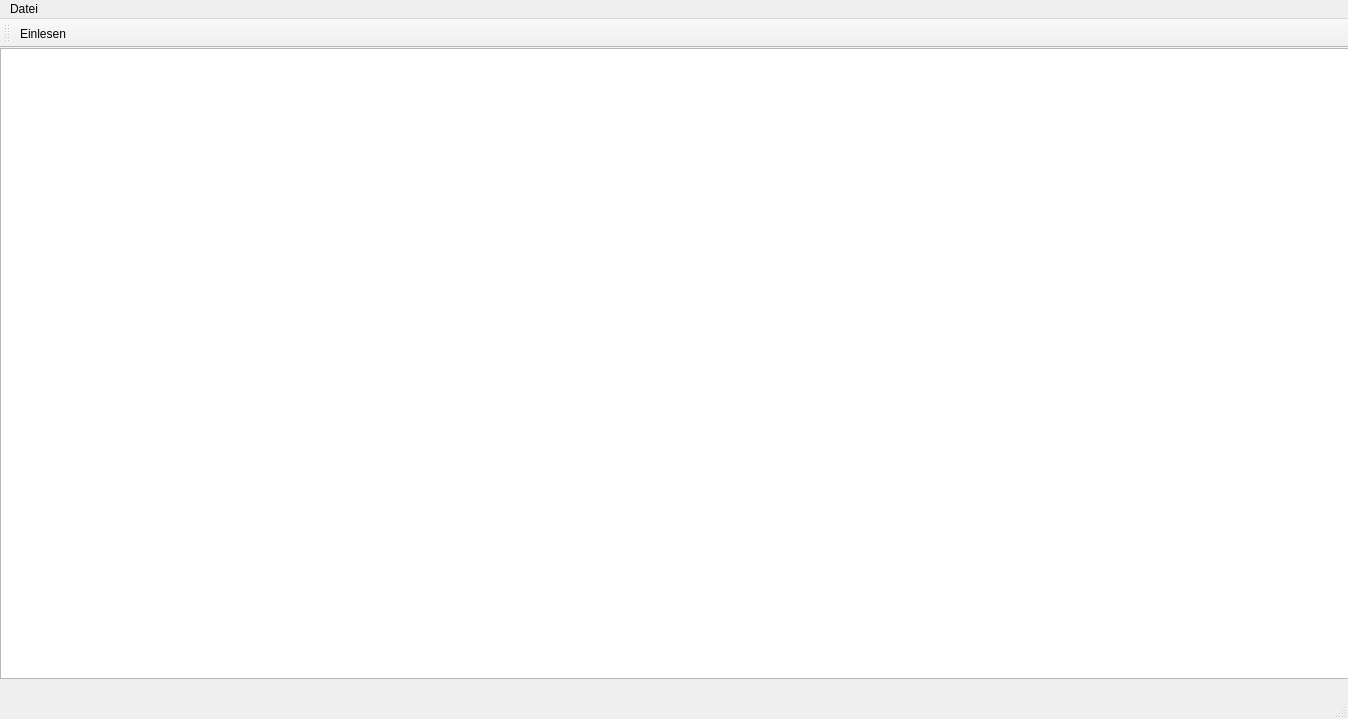
<?xml version="1.0" encoding="UTF-8"?>
<ui version="4.0">
 <class>TravelAgencyUI</class>
 <widget class="QMainWindow" name="TravelAgencyUI">
  <property name="geometry">
   <rect>
    <x>0</x>
    <y>0</y>
    <width>1348</width>
    <height>719</height>
   </rect>
  </property>
  <property name="windowTitle">
   <string>TravelAgencyUI</string>
  </property>
  <widget class="QWidget" name="centralwidget">
   <widget class="QListWidget" name="listWidget">
    <property name="geometry">
     <rect>
      <x>0</x>
      <y>0</y>
      <width>1351</width>
      <height>631</height>
     </rect>
    </property>
   </widget>
  </widget>
  <widget class="QMenuBar" name="menubar">
   <property name="geometry">
    <rect>
     <x>0</x>
     <y>0</y>
     <width>1348</width>
     <height>21</height>
    </rect>
   </property>
   <widget class="QMenu" name="menuDatei">
    <property name="title">
     <string>Datei</string>
    </property>
    <addaction name="actionEinlesen"/>
   </widget>
   <addaction name="menuDatei"/>
  </widget>
  <widget class="QStatusBar" name="statusbar"/>
  <widget class="QToolBar" name="toolBar">
   <property name="windowTitle">
    <string>toolBar</string>
   </property>
   <attribute name="toolBarArea">
    <enum>TopToolBarArea</enum>
   </attribute>
   <attribute name="toolBarBreak">
    <bool>false</bool>
   </attribute>
   <addaction name="actionEinlesen"/>
  </widget>
  <action name="actionEinlesen">
   <property name="icon">
    <iconset resource="Image.qrc">
     <normaloff>:/Icon/Image/datei-hinzufugen.png</normaloff>:/Icon/Image/datei-hinzufugen.png</iconset>
   </property>
   <property name="text">
    <string>Einlesen</string>
   </property>
  </action>
 </widget>
 <resources>
  <include location="Image.qrc"/>
 </resources>
 <connections/>
</ui>
